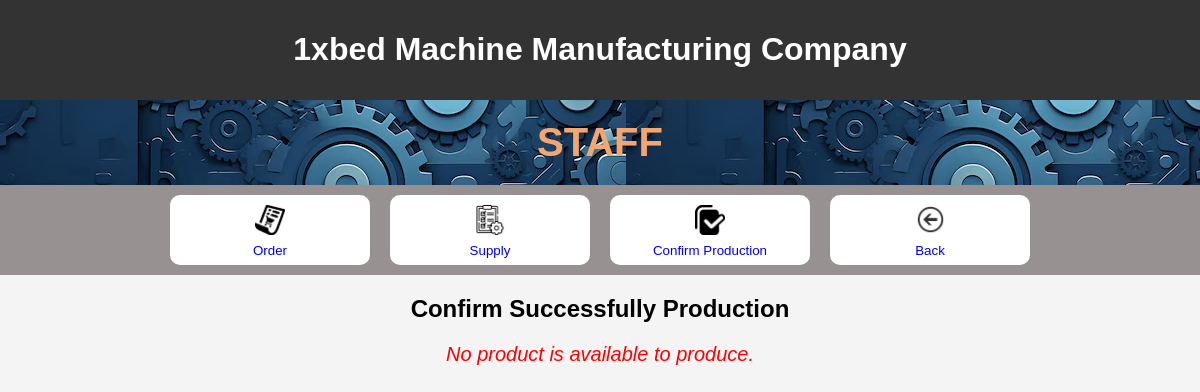
The app's page /staff/confirm_production, older data.
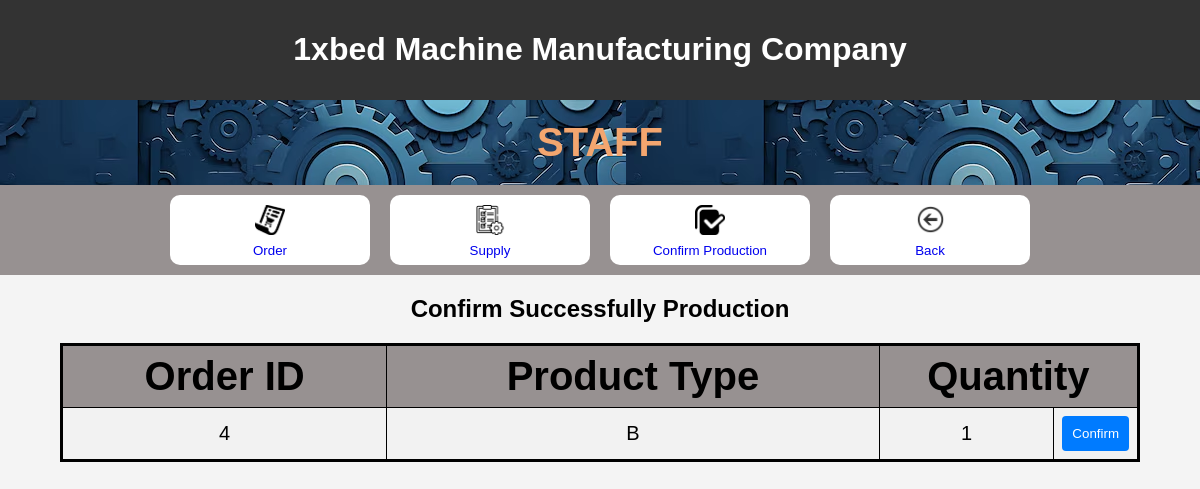
The same page, newer data.
### myproject/models.py (models this page shows)
class ProductInOrder(models.Model):
    order_id = models.IntegerField()
    product_type = models.CharField(max_length=100)
    quantity = models.IntegerField()
    status = models.CharField(max_length=100)

### myproject/views.py (the view)
# urls.py: path("staff/confirm_production", views.Confirm_Production_.main, name="staff/confirm_production"),
    def main(request):
        producing = ProductInOrder.objects.filter(status="Producing")
        context = {"producing": producing}
        return render(request, "myproject/production/staff_confirm.html", context)

### myproject/templates/myproject/production/staff_confirm.html (shortened to what this page needs)
<!DOCTYPE html>
<html lang="en">
<head>
    {% load static %}
    <link rel="stylesheet" href="{% static 'css/welcomepage.css' %}">
</head>
<body>
    <header>
        <h1>1xbed Machine Manufacturing Company</h1>
    </header>
    <div id = headerweb>
    <h1 id = welcome>
        STAFF
    </h1>
    <div id = link>
    <button id = choice><a
    href="order">
        <img id =icon src="{% static 'img/order.png' %}"
        width="50"
        height="50" >
        <br>
        Order
    </a></button>
    <button id = choice><a
    href="supply">
        <img id =icon src="{% static 'img/work-list.png' %}"
        width="50"
        height="50" >
        <br>
        Supply
    </a></button>
    <button id = choice><a
    href="confirm_production">
        <img id =icon src="{% static 'img/checked.png' %}"
        width="50"
        height="50" >
        <br>
        Confirm Production
    </a></button>
    <button id = choice>
        <a
        href="{% url 'homepage' %}">
        <img id =icon src="{% static 'img/back.png' %}"
        width="50"
        height="50">
        <br>
        Back
    </a> </button>
    </div>
</div>
<h2 > Confirm Successfully Production </h2>
    {% if producing %}
    <table border="1">
        <tr>
            <th>Order ID</th>
            <th>Product Type</th>
            <th colspan="2">Quantity</th>
        </tr>
        {% for product in producing %}
        <tr>
            <td>{{ product.order_id }}</td>
            <td>{{ product.product_type }}</td>
            <td>{{ product.quantity }}</td>
            <td  width="5%">
                <form action="{% url 'staff/confirm_production' order_id=product.order_id product_type=product.product_type %}" method="post">
                    <button type="submit">Confirm</button>
                </form>
            </td>
        </tr>
        {% endfor %}
    {% else %}
        <p id = note>No product is available to produce.</p>
    {% endif %}
</body>
</html>

Row changes from the older to the newer data that the page shows:
added ProductInOrder: order_id "4", product_type "B", quantity "1"
Text that changed along with them:
text no longer shown: "No product is available to produce."
text now shown: "Order ID Product Type Quantity"
